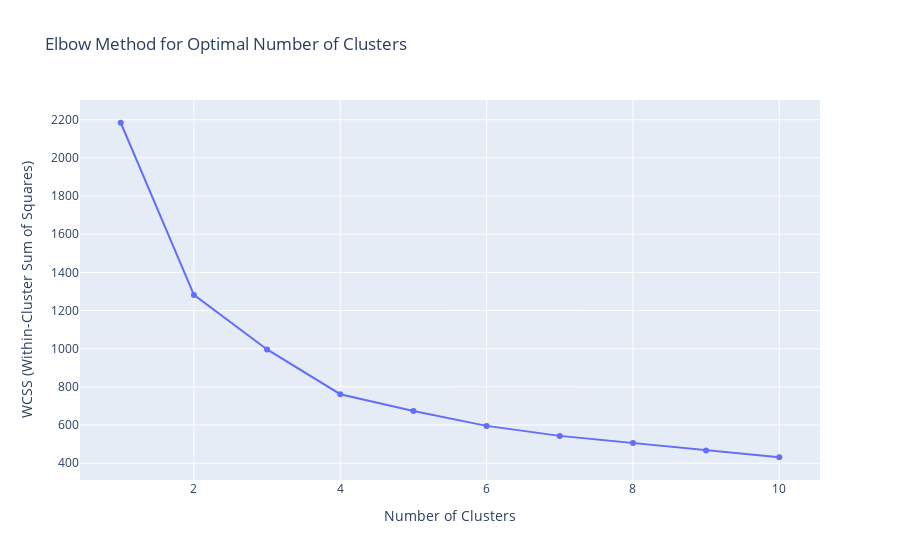

The notebook cell saved with this chart:
### Markdown cell above
## 8. Contract Clustering for Advanced Segmentation

Let's use machine learning to cluster players based on their salary and performance metrics. This will help identify distinct player segments with similar financial and performance profiles.

### Code cell
if df is not None:
    print("Performing contract clustering for advanced player segmentation...")
    
    # Check if we have the minimum required columns
    required_cols = ['SALARY_ADJUSTED', 'Performance_Score']
    missing_cols = [col for col in required_cols if col not in df.columns]
    
    if missing_cols:
        print(f"❌ Cannot perform contract clustering. Missing required columns: {missing_cols}")
    else:
        try:
            from sklearn.cluster import KMeans
            from sklearn.preprocessing import StandardScaler
            
            # Create a working copy
            cluster_df = df.copy()
            
            # Select features for clustering
            feature_cols = []
            for col in ['SALARY_ADJUSTED', 'PS_per_Million', 'Performance_Score']:
                if col in cluster_df.columns:
                    feature_cols.append(col)
            
            # Add AGE and MP if available
            if 'AGE' in cluster_df.columns:
                feature_cols.append('AGE')
            if 'MP' in cluster_df.columns:
                feature_cols.append('MP')
            
            if len(feature_cols) < 2:
                print(f"❌ Not enough features for clustering. Found only: {feature_cols}")
            else:
                # Filter out players with minimal playing time if MP column exists
                if 'MP' in cluster_df.columns:
                    cluster_df = cluster_df[cluster_df['MP'] > 15].copy()
                    print(f"Filtered to {len(cluster_df)} players with >15 minutes per game.")
                
                # Drop rows with missing values in feature columns
                cluster_df = cluster_df.dropna(subset=feature_cols)
                print(f"Using {len(cluster_df)} players with complete data for clustering.")
                
                # Scale the features
                scaler = StandardScaler()
                scaled_features = scaler.fit_transform(cluster_df[feature_cols])
                
                # Determine optimal number of clusters using the elbow method
                wcss = []
                max_clusters = min(10, len(cluster_df) - 1)  # Avoid too many clusters
                for i in range(1, max_clusters + 1):
                    kmeans = KMeans(n_clusters=i, random_state=42, n_init=10)
                    kmeans.fit(scaled_features)
                    wcss.append(kmeans.inertia_)
                
                # Plot the Elbow Method graph
                fig_elbow = px.line(
                    x=list(range(1, max_clusters + 1)),
                    y=wcss,
                    title='Elbow Method for Optimal Number of Clusters',
                    labels={'x': 'Number of Clusters', 'y': 'WCSS (Within-Cluster Sum of Squares)'}
                )
                fig_elbow.update_traces(mode='lines+markers')
                fig_elbow.show()
                
                # Choose number of clusters (typically where the elbow occurs)
                # For demonstration, we'll use 4 clusters, but this should be adjusted based on the elbow graph
                n_clusters = 4
                
                # Perform KMeans clustering
                kmeans = KMeans(n_clusters=n_clusters, random_state=42, n_init=10)
                cluster_df['Contract_Cluster'] = kmeans.fit_predict(scaled_features)
                
                # Analyze the clusters
                cluster_analysis = cluster_df.groupby('Contract_Cluster').agg({
                    'SALARY_ADJUSTED': 'mean',
                    'Performance_Score': 'mean',
                    'PS_per_Million': 'mean',
                    'PLAYER': 'count' if 'PLAYER' in cluster_df.columns else 'size'
                }).reset_index()
                
                # Add descriptive labels to clusters
                # This requires domain knowledge and should be tailored to results
                salary_mean = cluster_analysis['SALARY_ADJUSTED'].mean()
                perf_mean = cluster_analysis['Performance_Score'].mean()
                
                # Rename clusters based on salary and performance relative to means
                cluster_labels = {}
                for i, row in cluster_analysis.iterrows():
                    cluster = row['Contract_Cluster']
                    salary = row['SALARY_ADJUSTED']
                    perf = row['Performance_Score']
                    
                    if salary > salary_mean and perf > perf_mean:
                        label = "High Salary, High Performance"
                    elif salary > salary_mean and perf <= perf_mean:
                        label = "High Salary, Low Performance"
                    elif salary <= salary_mean and perf > perf_mean:
                        label = "Low Salary, High Performance"
                    else:
                        label = "Low Salary, Low Performance"
                    
                    cluster_labels[cluster] = f"Cluster {cluster}: {label}"
                
                # Map cluster labels back to the DataFrame
                cluster_df['Cluster_Label'] = cluster_df['Contract_Cluster'].map(cluster_labels)
                cluster_analysis['Cluster_Label'] = cluster_analysis['Contract_Cluster'].map(cluster_labels)
                
                # Rename the count column
                if 'PLAYER' in cluster_analysis.columns:
                    cluster_analysis.rename(columns={'PLAYER': 'Player_Count'}, inplace=True)
                
                print("\n--- Contract Cluster Analysis ---")
                display(cluster_analysis)
                
                # Display top representatives from each cluster
                print("\n--- Top Representatives from Each Cluster ---")
                
                # Determine which columns to display
                display_cols = []
                for col in ['PLAYER', 'AGE', 'TEAM', 'POS', 'SALARY_ADJUSTED', 'Performance_Score', 'PS_per_Million', 'Cluster_Label']:
                    if col in cluster_df.columns:
                        display_cols.append(col)
                
                for cluster in range(n_clusters):
                    cluster_players = cluster_df[cluster_df['Contract_Cluster'] == cluster].sort_values('Performance_Score', ascending=False)
                    print(f"\nTop 5 Players in {cluster_labels[cluster]}:")
                    display(cluster_players[display_cols].head(5))
                
                # Create 3D visualization if we have enough features
                if len(feature_cols) >= 3:
                    # Select 3 features for 3D visualization
                    viz_features = feature_cols[:3]
                    
                    # Check if we have a player name column for hover
                    hover_name = 'PLAYER' if 'PLAYER' in cluster_df.columns else None
                    
                    fig_3d = px.scatter_3d(
                        cluster_df,
                        x=viz_features[0],
                        y=viz_features[1],
                        z=viz_features[2],
                        color='Cluster_Label',
                        hover_name=hover_name,
                        title='3D Contract Clusters',
                        labels={
                            viz_features[0]: viz_features[0],
                            viz_features[1]: viz_features[1],
                            viz_features[2]: viz_features[2]
                        }
                    )
                    
                    fig_3d.update_layout(legend=dict(orientation="h", yanchor="bottom", y=1.02))
                    fig_3d.show()
                
                # Create 2D visualization with all clusters
                fig_2d = px.scatter(
                    cluster_df,
                    x='SALARY_ADJUSTED',
                    y='Performance_Score',
                    color='Cluster_Label',
                    hover_name=hover_name if hover_name else None,
                    title='Contract Clusters: Salary vs. Performance',
                    labels={
                        'SALARY_ADJUSTED': 'Salary ($)',
                        'Performance_Score': 'Performance Score'
                    },
                    size='PS_per_Million' if 'PS_per_Million' in cluster_df.columns else None
                )
                
                fig_2d.show()
                print("✅ Contract clustering completed successfully.")
                
        except Exception as e:
            print(f"❌ Error in contract clustering: {str(e)}")

### Figure 1 — Plotly figure (JSON) as saved in the notebook; plotly's stock layout.template omitted (floating-point values rounded to 4 significant figures)
{"data": [{"hovertemplate": "Number of Clusters=%{x}<br>WCSS (Within-Cluster Sum of Squares)=%{y}<extra></extra>", "legendgroup": "", "line": {"color": "#636efa", "dash": "solid"}, "marker": {"symbol": "circle"}, "mode": "lines+markers", "name": "", "orientation": "v", "showlegend": false, "type": "scatter", "x": [1, 2, 3, 4, 5, 6, 7, 8, 9, 10], "xaxis": "x", "y": [2184.0, 1282.0, 996.1, 761.5, 673.3, 595.5, 543.1, 505.2, 467.0, 431.1], "yaxis": "y"}], "layout": {"legend": {"tracegroupgap": 0}, "title": {"text": "Elbow Method for Optimal Number of Clusters"}, "xaxis": {"anchor": "y", "domain": [0, 1], "title": {"text": "Number of Clusters"}}, "yaxis": {"anchor": "x", "domain": [0, 1], "title": {"text": "WCSS (Within-Cluster Sum of Squares)"}}}}
